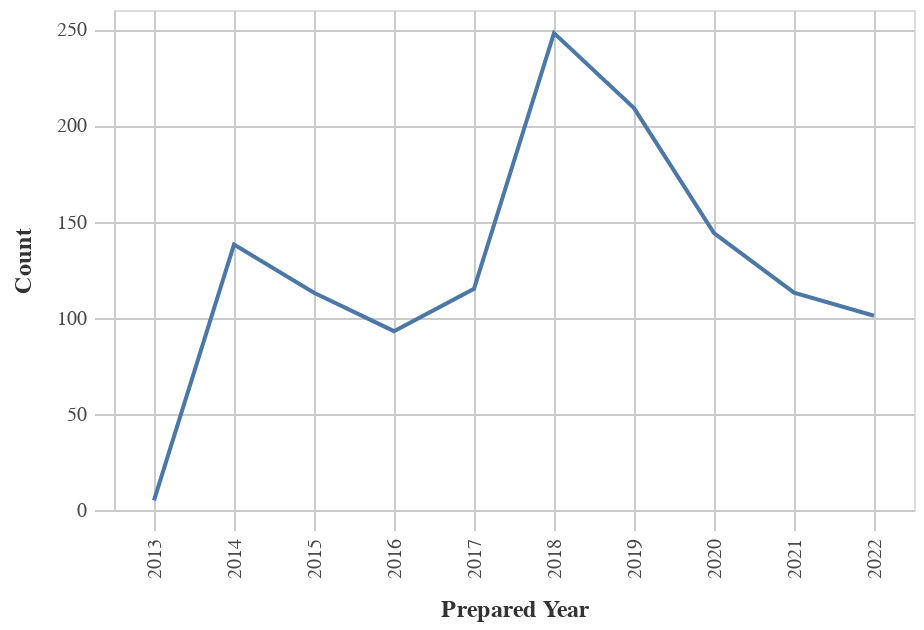

The cell this chart's notebook holds for it:
### Markdown cell above
### Number of Obligations by Year

### Code cell
#Line chart for Obligations by Year
chart_df = (df_top>>filter(_.variable=='prepared_y')).rename(columns= {"value":"Year"})
    
chart1= (_dla_utils.basic_line_chart_test_no_save(chart_df, 'Year', 'count', district)).encode(x=alt.X('Year:O', title='Prepared Year'))
display(chart1)

### Figure 1 — Vega-Lite specification as saved in the notebook (floating-point values rounded to 4 significant figures)
{"config": {"view": {"continuousWidth": 400, "continuousHeight": 300}, "axis": {"domainColor": "#cbcbcb", "grid": true, "gridColor": "#cbcbcb", "gridWidth": 1, "labelColor": "#474747", "labelFont": "Nunito Sans", "labelFontSize": 10, "labelPadding": 4, "tickColor": "#cbcbcb", "tickSize": 10, "titleColor": "#333", "titleFont": "Raleway", "titleFontSize": 12, "titlePadding": 10}, "axisBand": {"grid": false}, "background": "white", "font": "Raleway", "header": {"labelFont": "Nunito Sans", "titleFont": "Raleway"}, "legend": {"labelColor": "#333", "labelFont": "Nunito Sans", "labelFontSize": 11, "labelLimit": 0, "padding": 1, "symbolSize": 30, "symbolType": "square", "titleColor": "#333", "titleFont": "Raleway", "titleFontSize": 14, "titlePadding": 10}, "title": {"anchor": "middle", "font": "Raleway", "fontSize": 18, "fontWeight": 300, "offset": 20}}, "data": {"name": "data-ad3662a5cb2a36ba73e88e4d85c5d3ef"}, "mark": "line", "encoding": {"tooltip": [{"field": "Year", "type": "quantitative"}, {"field": "count", "type": "quantitative"}], "x": {"field": "Year", "title": "Prepared Year", "type": "ordinal"}, "y": {"field": "count", "title": "Count", "type": "quantitative"}}, "height": 250, "width": 400, "$schema": "https://vega.github.io/schema/vega-lite/v4.17.0.json", "datasets": {"data-ad3662a5cb2a36ba73e88e4d85c5d3ef": [{"Year": 2018.0, "count": 248, "variable": "prepared_y"}, {"Year": 2019.0, "count": 209, "variable": "prepared_y"}, {"Year": 2020.0, "count": 144, "variable": "prepared_y"}, {"Year": 2014.0, "count": 138, "variable": "prepared_y"}, {"Year": 2017.0, "count": 115, "variable": "prepared_y"}, {"Year": 2015.0, "count": 113, "variable": "prepared_y"}, {"Year": 2021.0, "count": 113, "variable": "prepared_y"}, {"Year": 2022.0, "count": 101, "variable": "prepared_y"}, {"Year": 2016.0, "count": 93, "variable": "prepared_y"}, {"Year": 2013.0, "count": 5, "variable": "prepared_y"}]}}
